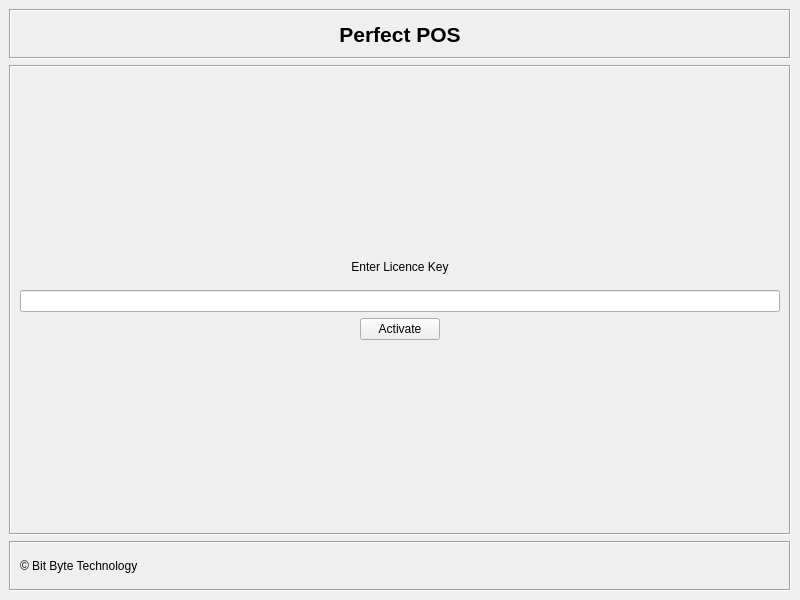
<?xml version="1.0" encoding="UTF-8"?>
<ui version="4.0">
 <class>LicenceWindow</class>
 <widget class="QMainWindow" name="LicenceWindow">
  <property name="geometry">
   <rect>
    <x>0</x>
    <y>0</y>
    <width>800</width>
    <height>600</height>
   </rect>
  </property>
  <property name="windowTitle">
   <string>LicenceKey</string>
  </property>
  <widget class="QWidget" name="centralwidget">
   <layout class="QVBoxLayout" name="verticalLayout">
    <item>
     <widget class="QFrame" name="frame">
      <property name="minimumSize">
       <size>
        <width>0</width>
        <height>50</height>
       </size>
      </property>
      <property name="maximumSize">
       <size>
        <width>16777215</width>
        <height>50</height>
       </size>
      </property>
      <property name="frameShape">
       <enum>QFrame::Box</enum>
      </property>
      <property name="frameShadow">
       <enum>QFrame::Sunken</enum>
      </property>
      <layout class="QVBoxLayout" name="verticalLayout_2">
       <item>
        <widget class="QLabel" name="label">
         <property name="font">
          <font>
           <pointsize>16</pointsize>
           <weight>75</weight>
           <bold>true</bold>
          </font>
         </property>
         <property name="text">
          <string>Perfect POS</string>
         </property>
         <property name="textFormat">
          <enum>Qt::AutoText</enum>
         </property>
         <property name="scaledContents">
          <bool>false</bool>
         </property>
         <property name="alignment">
          <set>Qt::AlignCenter</set>
         </property>
         <property name="wordWrap">
          <bool>false</bool>
         </property>
        </widget>
       </item>
      </layout>
     </widget>
    </item>
    <item>
     <widget class="QFrame" name="frame_2">
      <property name="styleSheet">
       <string notr="true">border-color: rgb(255, 255, 255);</string>
      </property>
      <property name="frameShape">
       <enum>QFrame::Box</enum>
      </property>
      <property name="frameShadow">
       <enum>QFrame::Sunken</enum>
      </property>
      <layout class="QVBoxLayout" name="verticalLayout_4">
       <item>
        <spacer name="verticalSpacer">
         <property name="orientation">
          <enum>Qt::Vertical</enum>
         </property>
         <property name="sizeType">
          <enum>QSizePolicy::Expanding</enum>
         </property>
         <property name="sizeHint" stdset="0">
          <size>
           <width>20</width>
           <height>100</height>
          </size>
         </property>
        </spacer>
       </item>
       <item>
        <layout class="QVBoxLayout" name="verticalLayout_3">
         <item>
          <widget class="QLabel" name="label_2">
           <property name="text">
            <string>Enter Licence Key</string>
           </property>
           <property name="alignment">
            <set>Qt::AlignCenter</set>
           </property>
          </widget>
         </item>
         <item>
          <spacer name="verticalSpacer_3">
           <property name="orientation">
            <enum>Qt::Vertical</enum>
           </property>
           <property name="sizeType">
            <enum>QSizePolicy::Fixed</enum>
           </property>
           <property name="sizeHint" stdset="0">
            <size>
             <width>20</width>
             <height>10</height>
            </size>
           </property>
          </spacer>
         </item>
         <item>
          <widget class="QLineEdit" name="lineEdit_licenceField"/>
         </item>
        </layout>
       </item>
       <item>
        <layout class="QHBoxLayout" name="horizontalLayout">
         <item>
          <spacer name="horizontalSpacer">
           <property name="orientation">
            <enum>Qt::Horizontal</enum>
           </property>
           <property name="sizeHint" stdset="0">
            <size>
             <width>40</width>
             <height>20</height>
            </size>
           </property>
          </spacer>
         </item>
         <item>
          <widget class="QPushButton" name="pushButton_activate">
           <property name="focusPolicy">
            <enum>Qt::StrongFocus</enum>
           </property>
           <property name="text">
            <string>Activate</string>
           </property>
          </widget>
         </item>
         <item>
          <spacer name="horizontalSpacer_2">
           <property name="orientation">
            <enum>Qt::Horizontal</enum>
           </property>
           <property name="sizeHint" stdset="0">
            <size>
             <width>40</width>
             <height>20</height>
            </size>
           </property>
          </spacer>
         </item>
        </layout>
       </item>
       <item>
        <spacer name="verticalSpacer_2">
         <property name="orientation">
          <enum>Qt::Vertical</enum>
         </property>
         <property name="sizeType">
          <enum>QSizePolicy::Expanding</enum>
         </property>
         <property name="sizeHint" stdset="0">
          <size>
           <width>20</width>
           <height>100</height>
          </size>
         </property>
        </spacer>
       </item>
      </layout>
     </widget>
    </item>
    <item>
     <widget class="QFrame" name="frame_3">
      <property name="minimumSize">
       <size>
        <width>0</width>
        <height>50</height>
       </size>
      </property>
      <property name="maximumSize">
       <size>
        <width>16777215</width>
        <height>50</height>
       </size>
      </property>
      <property name="frameShape">
       <enum>QFrame::Box</enum>
      </property>
      <property name="frameShadow">
       <enum>QFrame::Sunken</enum>
      </property>
      <layout class="QGridLayout" name="gridLayout">
       <item row="0" column="0">
        <widget class="QLabel" name="label_3">
         <property name="text">
          <string>© Bit Byte Technology</string>
         </property>
        </widget>
       </item>
      </layout>
     </widget>
    </item>
   </layout>
  </widget>
  <action name="actionOrderList">
   <property name="text">
    <string>OrderList</string>
   </property>
  </action>
  <action name="actionCustomer_Import_licence">
   <property name="text">
    <string>Customer Import</string>
   </property>
  </action>
  <action name="actionProduct_Import_licence">
   <property name="text">
    <string>Product Import</string>
   </property>
  </action>
  <action name="actionPOS_Terminal_licence">
   <property name="text">
    <string>POS Terminal</string>
   </property>
  </action>
 </widget>
 <resources/>
 <connections/>
</ui>
